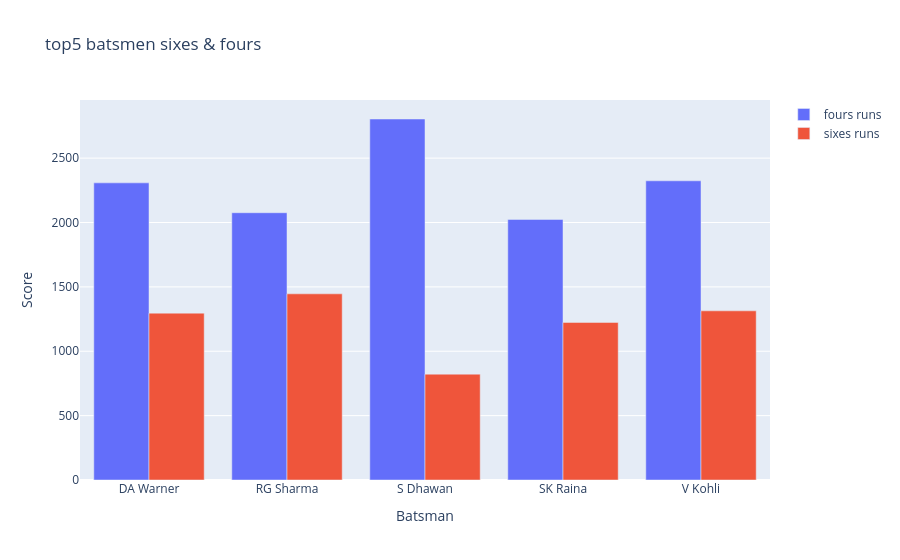

Notebook code cell kept with this figure:
### Code cell
trace1 = go.Bar(x=top_5['batter'] ,y=top_5['fours_runs'] ,name='fours runs')
trace2 = go.Bar(x=top_5['batter'] ,y=top_5['sixes_runs'] ,name='sixes runs')
data = [trace1 ,trace2]
layout = go.Layout(title='top5 batsmen sixes & fours' ,xaxis={'title' :'Batsman'} 
                   ,yaxis={'title':'Score'} ) # by default barmode= 'nested'
fig=go.Figure(data,layout)
fig.show()

### Figure 1 — Plotly figure (JSON) as saved in the notebook; plotly's stock layout.template omitted (floating-point values rounded to 4 significant figures)
{"data": [{"name": "fours runs", "type": "bar", "x": ["DA Warner", "RG Sharma", "S Dhawan", "SK Raina", "V Kohli"], "y": [2308, 2076, 2804, 2024, 2324]}, {"name": "sixes runs", "type": "bar", "x": ["DA Warner", "RG Sharma", "S Dhawan", "SK Raina", "V Kohli"], "y": [1296, 1446, 822, 1224, 1314]}], "layout": {"title": {"text": "top5 batsmen sixes & fours"}, "xaxis": {"title": {"text": "Batsman"}}, "yaxis": {"title": {"text": "Score"}}}}
